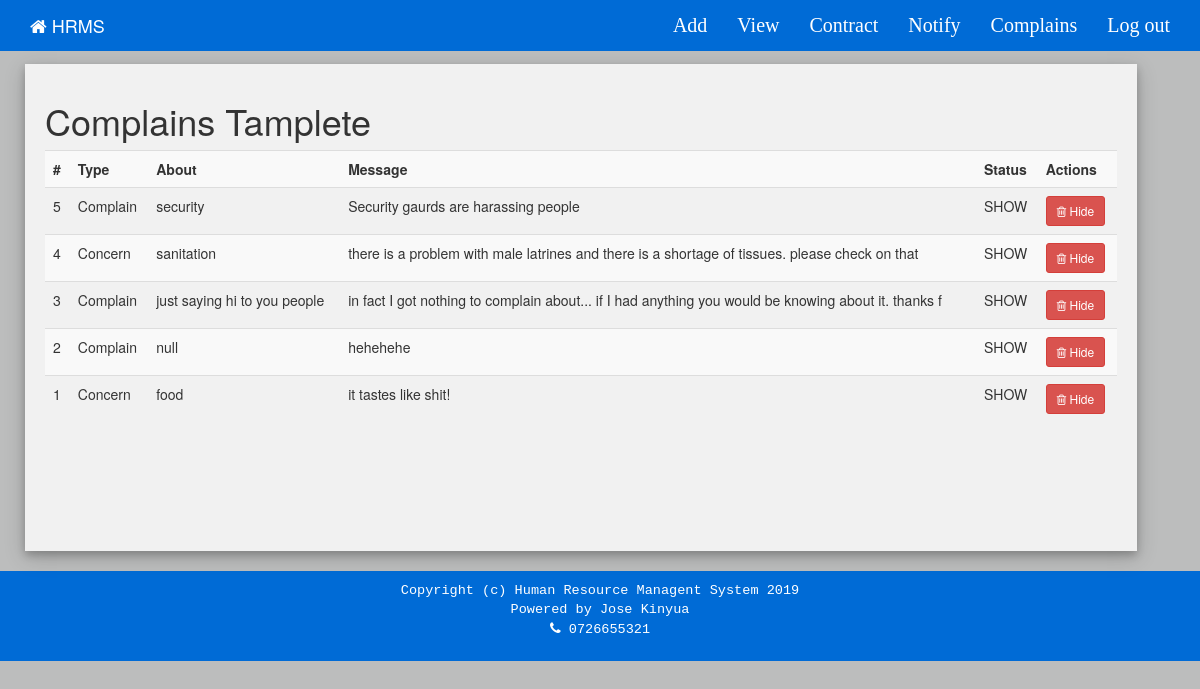
Page /le-complains.php (signed in) on the committed database.
### tables this page shows
CREATE TABLE `complains_tb` (
  `complains_id` int(11) NOT NULL,
  `c_type` varchar(50) NOT NULL,
  `c_about` varchar(50) NOT NULL,
  `message` varchar(255) NOT NULL,
  `status` varchar(50) NOT NULL DEFAULT 'SHOW',
  `created_at` timestamp NOT NULL DEFAULT CURRENT_TIMESTAMP ON UPDATE CURRENT_TIMESTAMP
);

### le-complains.php (the view, shortened to what this page needs)
<?php
require __DIR__ . '/lib/library.php';
?>
<!DOCTYPE html>
<html>
    <head>
        <link rel="stylesheet" type="text/css" href="css/le-css.css">
        <link href="bootstrap/css/bootstrap.min.css" rel="stylesheet">
        <link href="css/fontawesome/css/font-awesome.min.css" rel="stylesheet" type="text/css">
        <link href="css/fontawesome/css/font-awesome.css" rel="stylesheet" type="text/css">
    </head>
    <body>
      <?php require ('le-nav-admin.php'); ?>
      <div class="container">
        <div class="row">
          <div class="add-tab left card-4">
            <form method="post" class="u-form">
              <h1>Complains Tamplete</h1>
              <div class="clo-md-12">
                <div class="table-responsive">
                  <table class="table table-striped table-hover">
                    <tbody>
                      <tr>
                        <th>#</th>
                        <th>Type</th>
                        <th>About</th>
                        <th>Message</th>
                        <th>Status</th>
                        <th>Actions</th>
                      </tr>
                      <?php
                      $result = $conn->prepare("SELECT * FROM complains_tb WHERE status = 'SHOW' ORDER BY complains_id DESC");
		              $result->execute();
		              for($i=0; $row = $result->fetch(); $i++){ ?>
                      <tr>
                        <td><?php echo $row['complains_id']; ?></td>
                        <td><?php echo $row['c_type']; ?></td>
                        <td><?php echo $row['c_about']; ?></td>
                        <td><?php echo $row['message']; ?></td>
                        <td><?php echo $row['status']; ?></td>
                        <td>
                          <a href="hide-comp.php?complains_id=<?php echo $row['complains_id']; ?>"><button class="btn btn-sm btn-danger" type="button"><i class="fa fa-trash-o"></i> Hide</button></a>
                        </td>
                      </tr>
                      <?php } ?>
                    </tbody>
                  </table>
                </div>
              </div>
            </form>
          </div>
        </div>
      </div>
      <?php require('footer.php'); ?>

### css/le-css.css (style rules this page uses)
body { background-color: #BCBDBD;color: #000; font-family:Calibri,Candara;font-size: 16px; padding-top: 54px; }
.add-tab { width: 95%; min-height: 487px; background: #f1f1f1; padding:16.66px 20px; margin: 10px ;position: ;margin-bottom: 20px; }
.card-4 { box-shadow:0 4px 8px 0 rgba(0,0,0,0.2),0 6px 20px 0 rgba(0,0,0,0.19) }
.left { float: left }

### rows in the picture
complains_tb: complains_id "5", c_type "Complain", c_about "security", message "Security gaurds are harassing people", status "SHOW"
complains_tb: complains_id "4", c_type "Concern", c_about "sanitation", message "there is a problem with male latrines and there is a shortage of tissues. please check on that", status "SHOW"
complains_tb: complains_id "3", c_type "Complain", c_about "just saying hi to you people", message "in fact I got nothing to complain about... if I had anything you would be knowing about it. thanks f", status "SHOW"
complains_tb: complains_id "2", c_type "Complain", c_about "null", message "hehehehe", status "SHOW"
complains_tb: complains_id "1", c_type "Concern", c_about "food", message "it tastes like shit!", status "SHOW"
